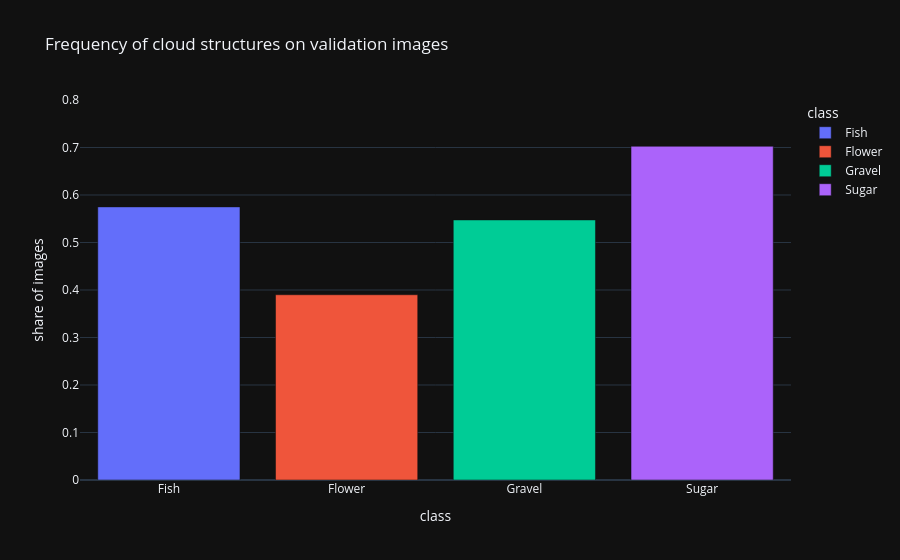

The cell this chart's notebook holds for it:
### Code cell
# --------------------
# 9. Qualitative analysis and cloud organization
# --------------------

# Colors for clouds: Fish-red, Flower-green, Gravel-blue, Sugar-yellow
CLASS_COLORS = np.array([[1.0, 0.35, 0.35],
                         [0.35, 1.0, 0.35],
                         [0.4, 0.6, 1.0],
                         [1.0, 0.9, 0.35]])


def clouds_colors(masks_4hw, alpha=0.45):
    rgba = np.zeros((IMG_H, IMG_W, 4), dtype=np.float32)
    for c in range(4):
        m = masks_4hw[c] > 0
        rgba[m, :3] = CLASS_COLORS[c]
        rgba[m, 3] = alpha
    return rgba


# Validation images where at least two classes are present
n_classes_val = (Y[idx_val].sum(axis=(2, 3)) > 0).sum(axis=1)
show_ids = np.where(n_classes_val >= 2)[0][:3]
print('Validation images shown:', [subset_ids[idx_val][k] for k in show_ids])

fig, axes = plt.subplots(len(show_ids), 3, figsize=(13, 4.4 * len(show_ids)))
axes = np.atleast_2d(axes)
for r, local_id in enumerate(show_ids):
    img = X[idx_val][local_id].astype(np.float32) / 255.0
    preds = (val_probs[local_id] > best_thr).astype(np.uint8)
    axes[r, 0].imshow(img.transpose(1, 2, 0))
    axes[r, 0].set_title('image ' + subset_ids[idx_val][local_id])
    axes[r, 1].imshow(img.transpose(1, 2, 0))
    axes[r, 1].imshow(clouds_colors(Y[idx_val][local_id]))
    axes[r, 1].set_title('ground truth')
    axes[r, 2].imshow(img.transpose(1, 2, 0))
    axes[r, 2].imshow(clouds_colors(preds))
    axes[r, 2].set_title('prediction (thr {:.1f})'.format(best_thr))
    for ax in axes[r]:
        ax.axis('off')
plt.tight_layout()
plt.show()

# Cloud organization: how often each cloud appears and how much of the image it covers
orga_rows = []
for c, cls in enumerate(CLASSES):
    present = Y_val[:, c].sum(axis=(1, 2)) > 0
    orga_rows.append({'class': cls,
                      'frequency': round(float(present.mean()), 4),
                      'mean_coverage_percent': round(float(Y_val[:, c].mean() * 100), 4)})
orga_df = pd.DataFrame(orga_rows)
print('Cloud structure organization on the validation set:')
display(orga_df)

fig = px.bar(orga_df, x='class', y='frequency', color='class',
             title='Frequency of cloud structures on validation images',
             labels={'frequency': 'share of images'})
fig.update_yaxes(range=[0, 0.8])
fig.show()

### Figure 1 — Plotly figure (JSON) as saved in the notebook; plotly's stock layout.template omitted (floating-point values rounded to 4 significant figures)
{"data": [{"hovertemplate": "class=%{x}<br>share of images=%{y}<extra></extra>", "legendgroup": "Fish", "marker": {"color": "#636efa", "pattern": {"shape": ""}}, "name": "Fish", "orientation": "v", "showlegend": true, "textposition": "auto", "x": ["Fish"], "xaxis": "x", "y": [0.575], "yaxis": "y", "type": "bar"}, {"hovertemplate": "class=%{x}<br>share of images=%{y}<extra></extra>", "legendgroup": "Flower", "marker": {"color": "#EF553B", "pattern": {"shape": ""}}, "name": "Flower", "orientation": "v", "showlegend": true, "textposition": "auto", "x": ["Flower"], "xaxis": "x", "y": [0.39], "yaxis": "y", "type": "bar"}, {"hovertemplate": "class=%{x}<br>share of images=%{y}<extra></extra>", "legendgroup": "Gravel", "marker": {"color": "#00cc96", "pattern": {"shape": ""}}, "name": "Gravel", "orientation": "v", "showlegend": true, "textposition": "auto", "x": ["Gravel"], "xaxis": "x", "y": [0.5475], "yaxis": "y", "type": "bar"}, {"hovertemplate": "class=%{x}<br>share of images=%{y}<extra></extra>", "legendgroup": "Sugar", "marker": {"color": "#ab63fa", "pattern": {"shape": ""}}, "name": "Sugar", "orientation": "v", "showlegend": true, "textposition": "auto", "x": ["Sugar"], "xaxis": "x", "y": [0.7025], "yaxis": "y", "type": "bar"}], "layout": {"xaxis": {"anchor": "y", "domain": [0.0, 1.0], "title": {"text": "class"}, "categoryorder": "array", "categoryarray": ["Fish", "Flower", "Gravel", "Sugar"]}, "yaxis": {"anchor": "x", "domain": [0.0, 1.0], "title": {"text": "share of images"}, "range": [0, 0.8]}, "legend": {"title": {"text": "class"}, "tracegroupgap": 0}, "title": {"text": "Frequency of cloud structures on validation images"}, "barmode": "relative"}}
